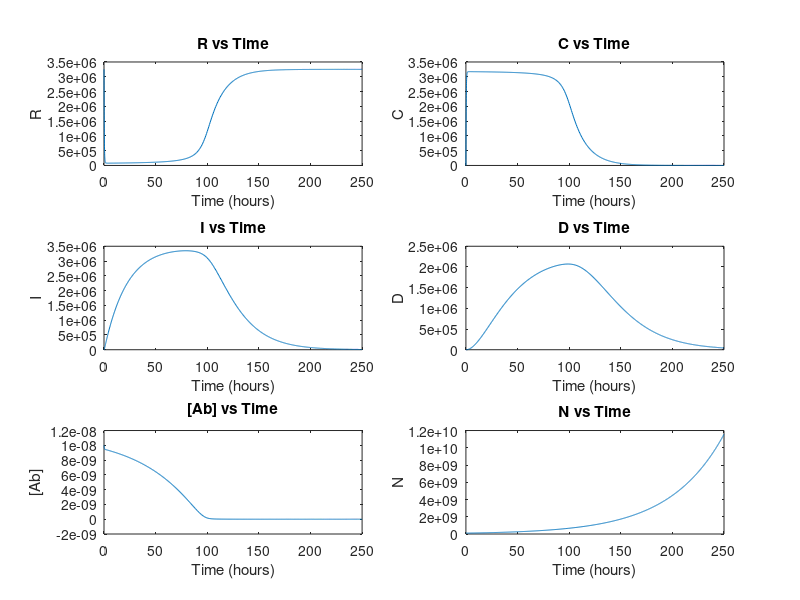

Here is the MATLAB script that generated this plot: (Note: this script raises an error after producing the figure.)
function ode_plot()
%NCI-N87
% Define parameters
kon = 0.3684e9;
koff = 0.014;
Vs = 22.75e4;
ke = 0.051;
mu = 0.019;
kdeg = 0.027;
kout = 0.022;
NAv = 6.02*10^23;

% Define initial conditions
R0 = 3.25e6;
C0 = 0;
I0 = 0;
D0 = 0;
Ab0 = 1e-8;
N0 = 1e8;

% Time span
tspan = [0 250]; % from 0 to 250 hours

% Solve ODEs
[t, y] = ode45(@odes, tspan, [R0 C0 I0 D0 Ab0 N0]);

% Plot results
figure;
subplot(3, 2, 1);
plot(t, y(:, 1));
xlabel('Time (hours)');
ylabel('R');
title('R vs Time');

subplot(3, 2, 2);
plot(t, y(:, 2));
xlabel('Time (hours)');
ylabel('C');
title('C vs Time');

subplot(3, 2, 3);
plot(t, y(:, 3));
xlabel('Time (hours)');
ylabel('I');
title('I vs Time');

subplot(3, 2, 4);
plot(t, y(:, 4));
xlabel('Time (hours)');
ylabel('D');
title('D vs Time');

subplot(3, 2, 5);
plot(t, y(:, 5));
xlabel('Time (hours)');
ylabel('[Ab]');
title('[Ab] vs Time');

subplot(3, 2, 6);
plot(t, y(:, 6));
xlabel('Time (hours)');
ylabel('N');
title('N vs Time');

sgtitle("NCI-N87")

% Define ODEs
function dydt = odes(t, y)
    dydt = zeros(6, 1);
    dydt(1) = -kon*y(5)*y(1) + koff*y(2) + Vs - ke*y(1) - mu*y(1);
    dydt(2) = kon*y(5)*y(1) - koff*y(2) - ke*y(2) - mu*y(2);
    dydt(3) = ke*y(2) - kdeg*y(3) - mu*y(3);
    dydt(4) = kdeg*y(3) - kout*y(4) - mu*y(4);
    dydt(5) = (koff*y(2) - kon*y(5)*y(1))*(y(6)/NAv);
    dydt(6) = mu*y(6);
end

end